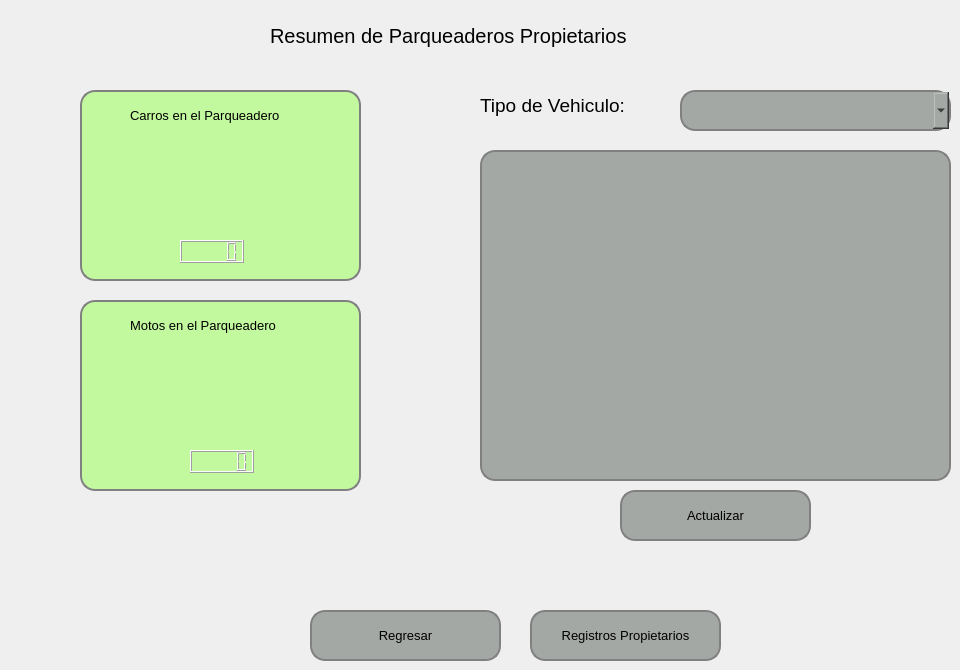
   <widget class="QWidget" name="pagePropietarios">
    <widget class="QWidget" name="widgetCarrosEnPropietarios" native="true">
     <property name="geometry">
      <rect>
       <x>80</x>
       <y>90</y>
       <width>281</width>
       <height>191</height>
      </rect>
     </property>
     <property name="styleSheet">
      <string notr="true">QWidget#widgetCarrosEnPropietarios {
background-color: #c2f89e; /* Azul claro */
border-radius: 15px; /* Borde redondeado */
border: 2px solid #808080; /* Borde gris */
background-position: right center; /* Coloca la imagen en el lado derecho */
background-repeat: no-repeat; /* No repite la imagen */
padding-right: 40px; /* Espacio adicional para evitar que el contenido se superponga con la imagen */

}


</string>
     </property>
     <widget class="QLabel" name="label_161">
      <property name="geometry">
       <rect>
        <x>50</x>
        <y>10</y>
        <width>191</width>
        <height>31</height>
       </rect>
      </property>
      <property name="font">
       <font>
        <pointsize>10</pointsize>
       </font>
      </property>
      <property name="layoutDirection">
       <enum>Qt::LeftToRight</enum>
      </property>
      <property name="styleSheet">
       <string notr="true">background-color: #c2f89e; /* Azul claro */</string>
      </property>
      <property name="text">
       <string>Carros en el Parqueadero</string>
      </property>
     </widget>
     <widget class="QLabel" name="label_162">
      <property name="geometry">
       <rect>
        <x>60</x>
        <y>50</y>
        <width>151</width>
        <height>91</height>
       </rect>
      </property>
      <property name="font">
       <font>
        <pointsize>10</pointsize>
       </font>
      </property>
      <property name="layoutDirection">
       <enum>Qt::LeftToRight</enum>
      </property>
      <property name="styleSheet">
       <string notr="true">background-color: #c2f89e; /* Azul claro */
image: url(:/icons/Iconos/carroFrente.png);</string>
      </property>
      <property name="text">
       <string/>
      </property>
     </widget>
     <widget class="QLCDNumber" name="lcdNumberCarrosPropietario">
      <property name="geometry">
       <rect>
        <x>100</x>
        <y>150</y>
        <width>64</width>
        <height>23</height>
       </rect>
      </property>
     </widget>
    </widget>
    <widget class="QWidget" name="widgetMotosEnPropietarios" native="true">
     <property name="geometry">
      <rect>
       <x>80</x>
       <y>300</y>
       <width>281</width>
       <height>191</height>
      </rect>
     </property>
     <property name="styleSheet">
      <string notr="true">QWidget#widgetMotosEnPropietarios {
background-color: #c2f89e; /* Azul claro */
border-radius: 15px; /* Borde redondeado */
border: 2px solid #808080; /* Borde gris */
background-position: right center; /* Coloca la imagen en el lado derecho */
background-repeat: no-repeat; /* No repite la imagen */
padding-right: 40px; /* Espacio adicional para evitar que el contenido se superponga con la imagen */

}


</string>
     </property>
     <widget class="QLabel" name="label_163">
      <property name="geometry">
       <rect>
        <x>50</x>
        <y>10</y>
        <width>191</width>
        <height>31</height>
       </rect>
      </property>
      <property name="font">
       <font>
        <pointsize>10</pointsize>
       </font>
      </property>
      <property name="layoutDirection">
       <enum>Qt::LeftToRight</enum>
      </property>
      <property name="styleSheet">
       <string notr="true">background-color: #c2f89e; /* Azul claro */</string>
      </property>
      <property name="text">
       <string>Motos en el Parqueadero</string>
      </property>
     </widget>
     <widget class="QLabel" name="label_164">
      <property name="geometry">
       <rect>
        <x>60</x>
        <y>50</y>
        <width>161</width>
        <height>101</height>
       </rect>
      </property>
      <property name="font">
       <font>
        <pointsize>10</pointsize>
       </font>
      </property>
      <property name="layoutDirection">
       <enum>Qt::LeftToRight</enum>
      </property>
      <property name="styleSheet">
       <string notr="true">background-color: #c2f89e; /* Azul claro */
image: url(:/icons/Iconos/motoFrente.png);</string>
      </property>
      <property name="text">
       <string/>
      </property>
     </widget>
     <widget class="QLCDNumber" name="lcdNumberMotosPropietario">
      <property name="geometry">
       <rect>
        <x>110</x>
        <y>150</y>
        <width>64</width>
        <height>23</height>
       </rect>
      </property>
     </widget>
    </widget>
    <widget class="QLabel" name="label_165">
     <property name="geometry">
      <rect>
       <x>270</x>
       <y>10</y>
       <width>441</width>
       <height>51</height>
      </rect>
     </property>
     <property name="font">
      <font>
       <pointsize>15</pointsize>
      </font>
     </property>
     <property name="text">
      <string>Resumen de Parqueaderos Propietarios</string>
     </property>
    </widget>
    <widget class="QTableWidget" name="tableWidgetParqueaderosDisponibles">
     <property name="geometry">
      <rect>
       <x>480</x>
       <y>150</y>
       <width>471</width>
       <height>331</height>
      </rect>
     </property>
     <property name="styleSheet">
      <string notr="true">    background-color: #a4a8a5; /* Color del botón */
    border-radius: 15px;       /* Borde redondeado, ajusta el valor para más curvatura */
    border: 2px solid #808080; /* Opcional: agrega un borde de color gris */</string>
     </property>
    </widget>
    <widget class="QLabel" name="label_166">
     <property name="geometry">
      <rect>
       <x>480</x>
       <y>90</y>
       <width>181</width>
       <height>31</height>
      </rect>
     </property>
     <property name="font">
      <font>
       <pointsize>14</pointsize>
      </font>
     </property>
     <property name="text">
      <string>Tipo de Vehiculo:</string>
     </property>
    </widget>
    <widget class="QComboBox" name="comboBoxTipoDeVehiculoPropietario">
     <property name="geometry">
      <rect>
       <x>680</x>
       <y>90</y>
       <width>271</width>
       <height>41</height>
      </rect>
     </property>
     <property name="font">
      <font>
       <pointsize>14</pointsize>
      </font>
     </property>
     <property name="styleSheet">
      <string notr="true">    background-color: #a4a8a5; /* Color del botón */
    border-radius: 15px;       /* Borde redondeado, ajusta el valor para más curvatura */
    border: 2px solid #808080; /* Opcional: agrega un borde de color gris */</string>
     </property>
    </widget>
    <widget class="QPushButton" name="pushButtonActualizarTabla">
     <property name="geometry">
      <rect>
       <x>620</x>
       <y>490</y>
       <width>191</width>
       <height>51</height>
      </rect>
     </property>
     <property name="font">
      <font>
       <pointsize>10</pointsize>
      </font>
     </property>
     <property name="styleSheet">
      <string notr="true">QPushButton {
    background-color: #a4a8a5; /* Color del botón */
    border-radius: 15px;       /* Borde redondeado, ajusta el valor para más curvatura */
    border: 2px solid #808080; /* Opcional: agrega un borde de color gris */
}

QPushButton:hover {
    background-color: #b0b5b0; /* Color al pasar el mouse */
}

QPushButton:pressed {
    background-color: #8f938f; /* Color al hacer clic */
}
</string>
     </property>
     <property name="text">
      <string>Actualizar</string>
     </property>
    </widget>
    <widget class="QPushButton" name="pushButtonRegresarPropietario">
     <property name="geometry">
      <rect>
       <x>310</x>
       <y>610</y>
       <width>191</width>
       <height>51</height>
      </rect>
     </property>
     <property name="font">
      <font>
       <pointsize>10</pointsize>
      </font>
     </property>
     <property name="styleSheet">
      <string notr="true">QPushButton {
    background-color: #a4a8a5; /* Color del botón */
    border-radius: 15px;       /* Borde redondeado, ajusta el valor para más curvatura */
    border: 2px solid #808080; /* Opcional: agrega un borde de color gris */
}

QPushButton:hover {
    background-color: #b0b5b0; /* Color al pasar el mouse */
}

QPushButton:pressed {
    background-color: #8f938f; /* Color al hacer clic */
}
</string>
     </property>
     <property name="text">
      <string>Regresar</string>
     </property>
    </widget>
    <widget class="QPushButton" name="pushButtonRegistrosPropietario">
     <property name="geometry">
      <rect>
       <x>530</x>
       <y>610</y>
       <width>191</width>
       <height>51</height>
      </rect>
     </property>
     <property name="font">
      <font>
       <pointsize>10</pointsize>
      </font>
     </property>
     <property name="styleSheet">
      <string notr="true">QPushButton {
    background-color: #a4a8a5; /* Color del botón */
    border-radius: 15px;       /* Borde redondeado, ajusta el valor para más curvatura */
    border: 2px solid #808080; /* Opcional: agrega un borde de color gris */
}

QPushButton:hover {
    background-color: #b0b5b0; /* Color al pasar el mouse */
}

QPushButton:pressed {
    background-color: #8f938f; /* Color al hacer clic */
}
</string>
     </property>
     <property name="text">
      <string>Registros Propietarios</string>
     </property>
    </widget>
   </widget>
